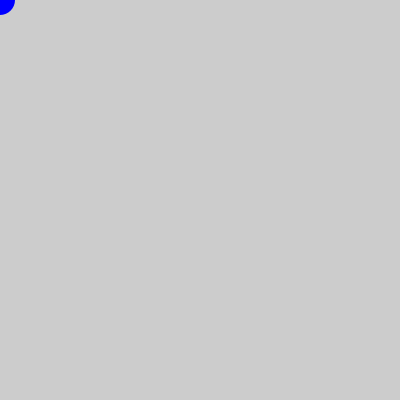
Frame 1 (no input)
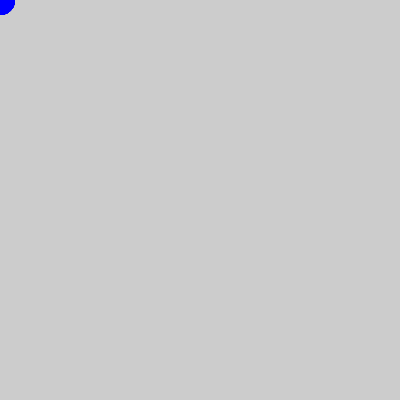
Frame 60 (the mouse pressed at the canvas centre just before this capture)
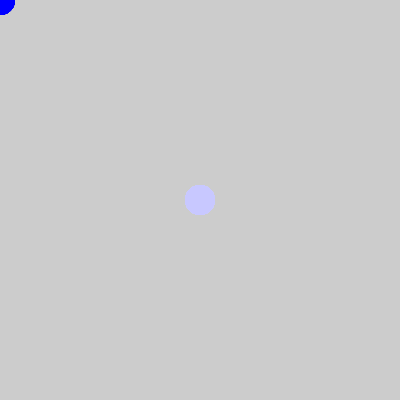
Frame 120 (the mouse held since frame 60 and released just before this capture)

The Processing sketch that drew these frames (run headless with seeded random() and noise(); from frame 60 on, the mouse is pressed at the canvas centre):

// Processing sketch: processing_183983
// ── processing_183983.pde

int cian= 255;
   
   void setup() {
   size(400, 400);
   }
   
   void draw() {
  cian = cian - 1; // Make the cian a little darker
   if (cian < 0) cian= 255; // Once it reaches black, make it light cian again
  
  noStroke(); 
  fill(mouseX,mouseY,255,255);                                   
   ellipse(mouseX, mouseY, 30,30);
   }
